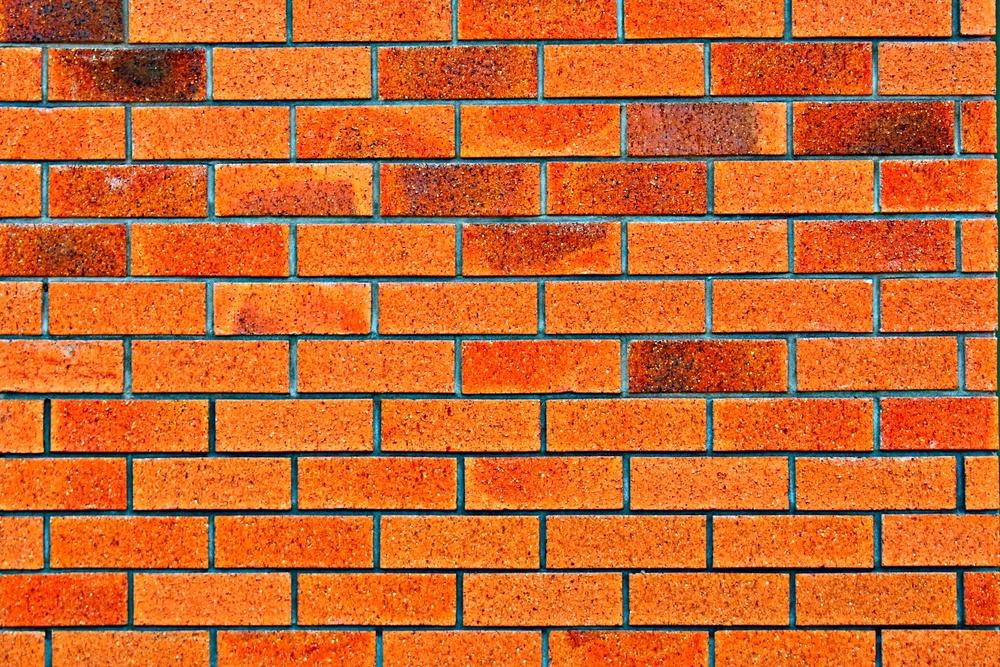
#> input picture P2/2_Enfoque/058_Ejemplo.jpeg, 1000 x 667 px, shrunk from 1920 x 1280 before the run
$ python 058_Etiquetados_Lineas.py
#> lines starting #> are read from the running program, lines starting #| are printed output that depends on the picture; after the words box and inside, x2 and y2 are one past the last pixel; in counts of white or black regions, pixels touching at a corner belong together
import cv2
import numpy as np
from os import system

def ver_imagen(titulo, imagen):
    cv2.imshow(titulo, imagen)
    cv2.waitKey(0)
    cv2.destroyAllWindows()

def dimensiones(imagen):
    m, n = imagen.shape
    return m, n

imagen = cv2.imread("058_Ejemplo.jpeg", 0)
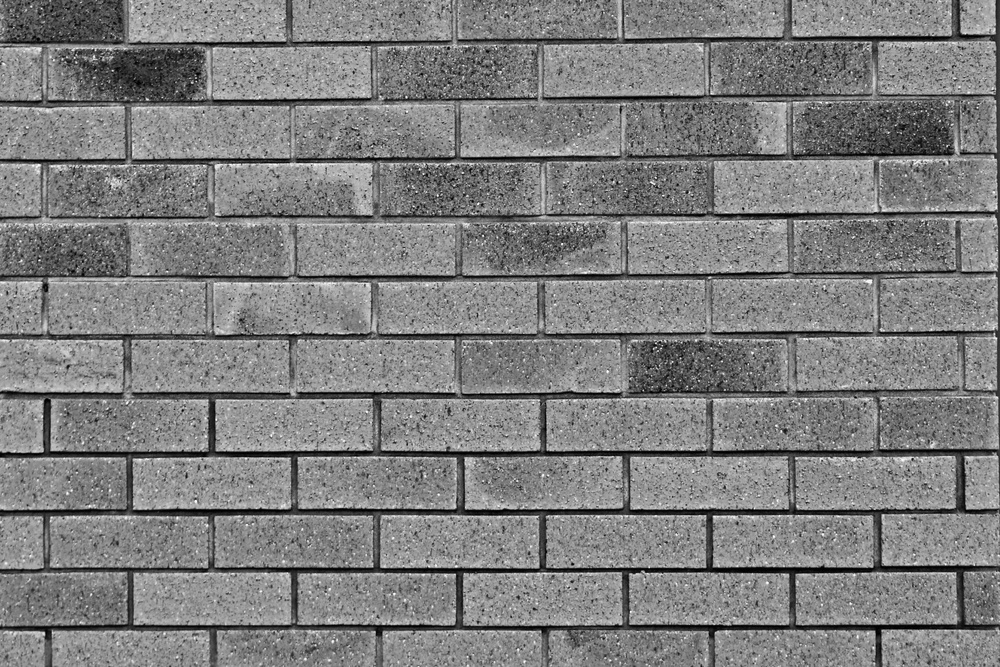
#> imagen: shape (667, 1000); min 0, max 255, mean 126.8
kernel_y = np.array([[1, 1, 1], [0, 0, 0], [-1, -1, -1]])
kernel_x = np.array([[-1, 0, 1], [-1, 0, 1], [-1, 0, 1]])

m, n = dimensiones(imagen)
#> m = 667; n = 1000
filtro_y  = np.zeros_like(imagen, dtype=np.int16)
filtro_x  = np.zeros_like(imagen, dtype=np.int16)
resultado = np.zeros_like(imagen, dtype=np.int16)

for x in range(m-2):
    for y in range(n-2):
        res_y = np.sum(imagen[x:x+3, y:y+3] * kernel_y)
        res_x = np.sum(imagen[x:x+3, y:y+3] * kernel_x)

        if res_y > 100:
            filtro_y[x, y] = 255
        if res_x > 100:
            filtro_x[x, y] = 255

        resultado[x, y] = np.absolute(filtro_y[x, y]) + np.absolute(filtro_x[x, y])
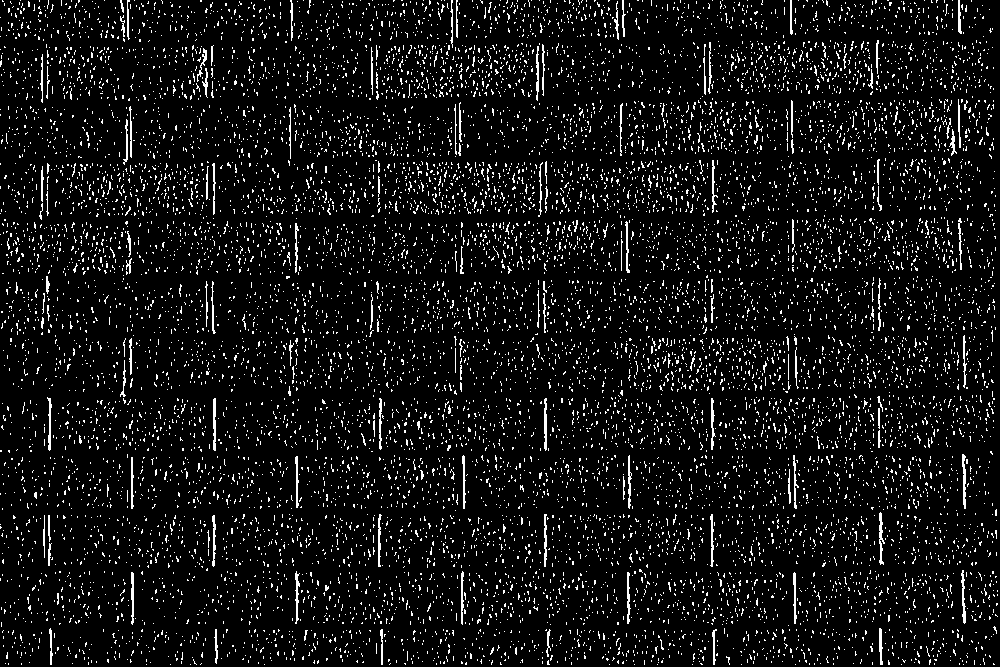
#> filtro_x: shape (667, 1000) int16; 7.2% white in thin lines or dots
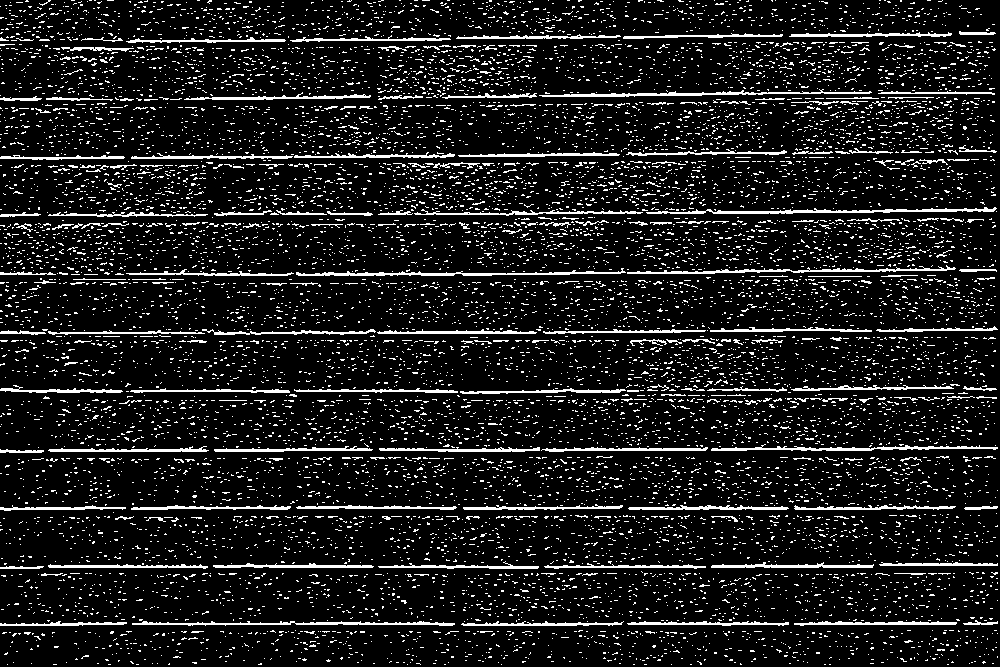
#> filtro_y: shape (667, 1000) int16; 10.6% white in thin lines or dots
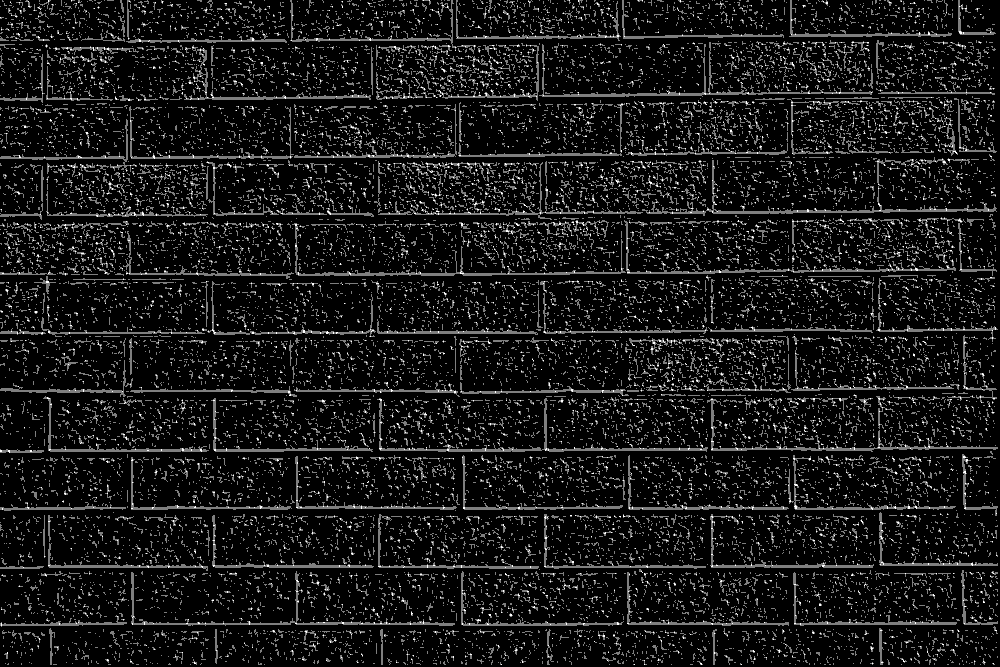
#> resultado: shape (667, 1000) int16; min 0, max 510, mean 45.3; drawn with min black and max white

resultado = np.clip(resultado, 0, 255).astype(np.uint8)
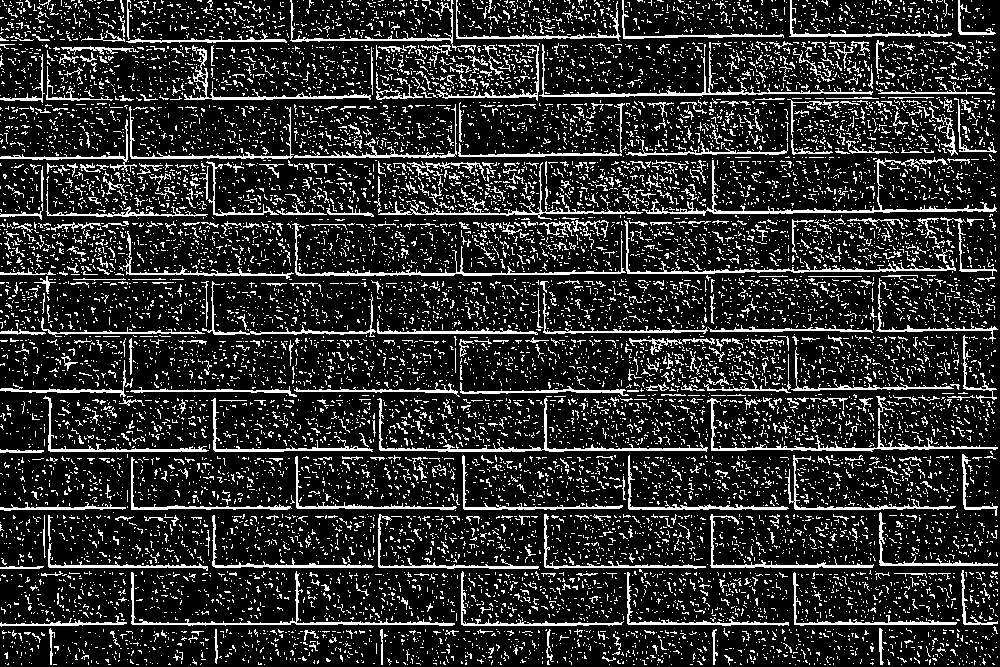
#> resultado: shape (667, 1000); 16.8% white in thin lines or dots

system('cls')
ver_imagen("Original  ", imagen)
ver_imagen("Horizontal", filtro_y.astype(np.uint8))
ver_imagen("Vertical  ", filtro_x.astype(np.uint8))
ver_imagen("Suma      ", resultado)

$ run again, with P2/2_Enfoque/007_Ejemplo.png saved as P2/2_Enfoque/058_Ejemplo.jpeg
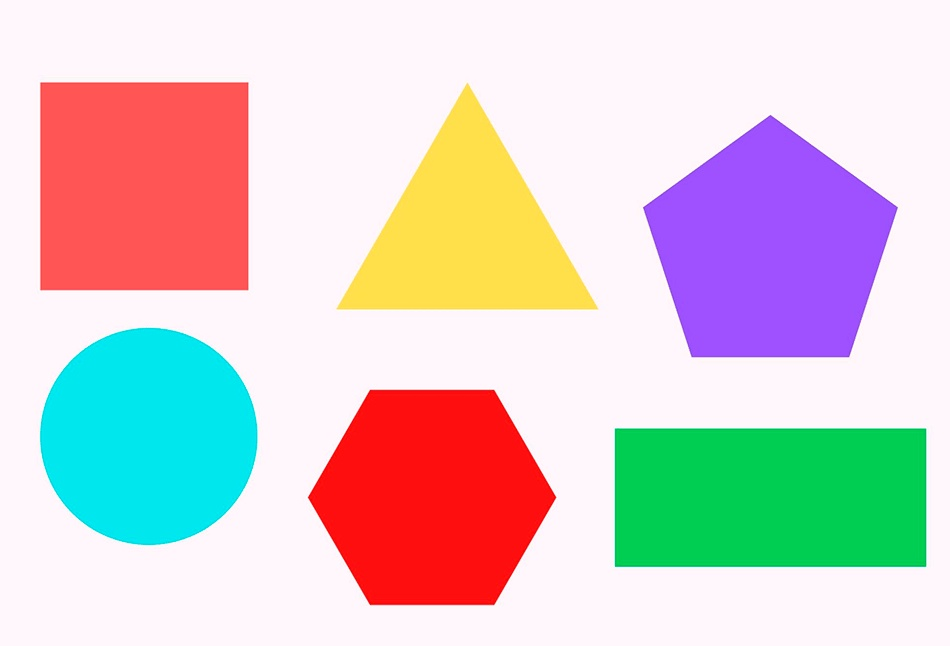
#> input picture P2/2_Enfoque/007_Ejemplo.png, 950 x 646 px
#> `m, n = dimensiones(imagen)`: m = 646; n = 950
#> after the loop `for x in range(m-2):`:
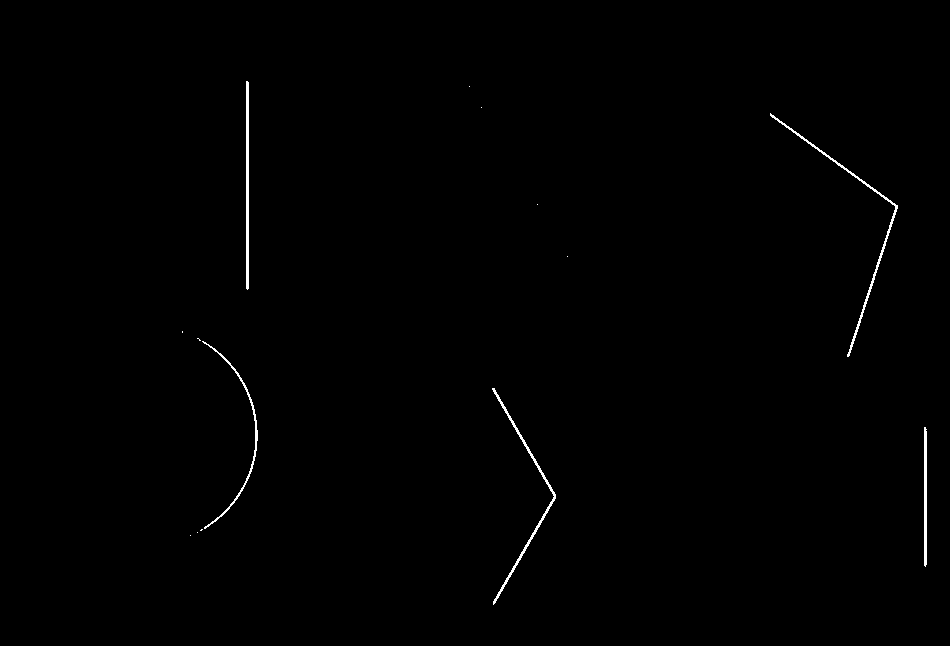
#> filtro_x: shape (646, 950) int16; 0.48% white in thin lines or dots, all inside (x1, y1, x2, y2) = (182, 81, 927, 605)
#> `resultado = np.clip(resultado, 0, 255).astype(np.uint8)`:
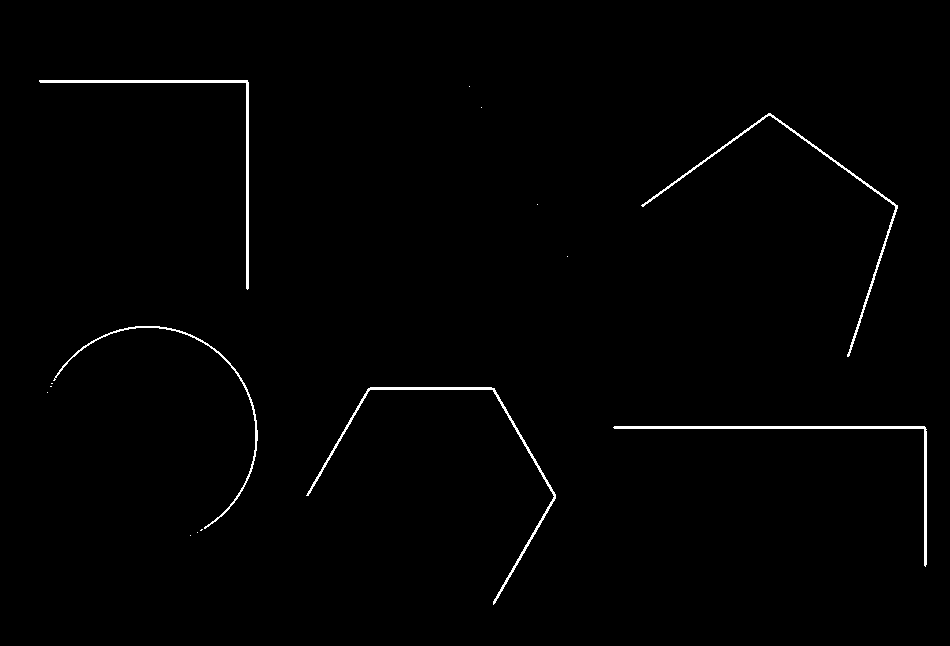
#> resultado: shape (646, 950); 0.96% white; 15 white regions (10 under 20 px), largest, box (x1, y1, x2, y2) and area: (613, 426, 927, 567) 1346, (306, 387, 556, 605) 1326, (39, 80, 249, 290) 1246, (641, 113, 898, 357) 1140, (53, 326, 258, 529) 815

$ run again, with P2/2_Enfoque/053_Ejemplo.jpg copied over P2/2_Enfoque/058_Ejemplo.jpeg
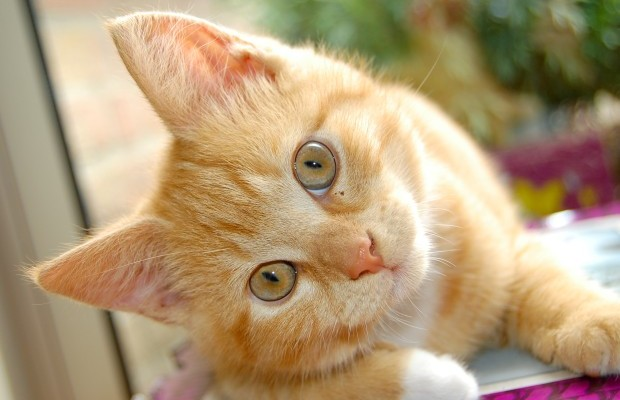
#> input picture P2/2_Enfoque/053_Ejemplo.jpg, 620 x 400 px
#> `imagen = cv2.imread("058_Ejemplo.jpeg", 0)`:
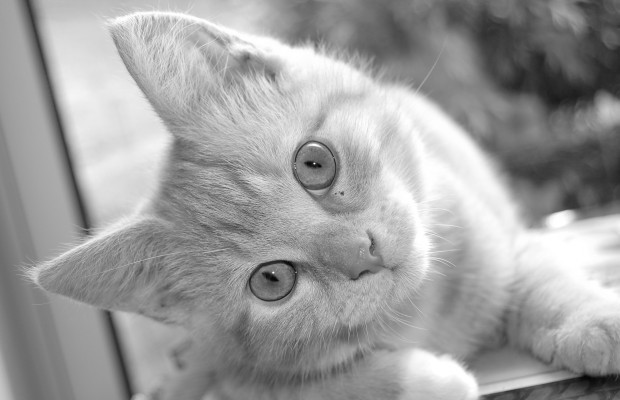
#> imagen: shape (400, 620); min 3, max 255, mean 157.5
#> `m, n = dimensiones(imagen)`: m = 400; n = 620
#> `resultado = np.clip(resultado, 0, 255).astype(np.uint8)`:
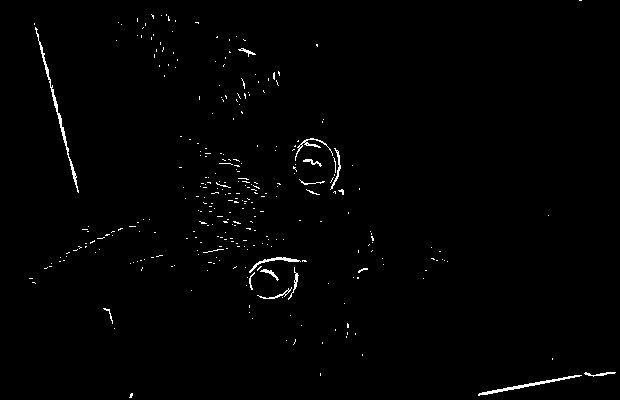
#> resultado: shape (400, 620); 1% white in thin lines or dots
